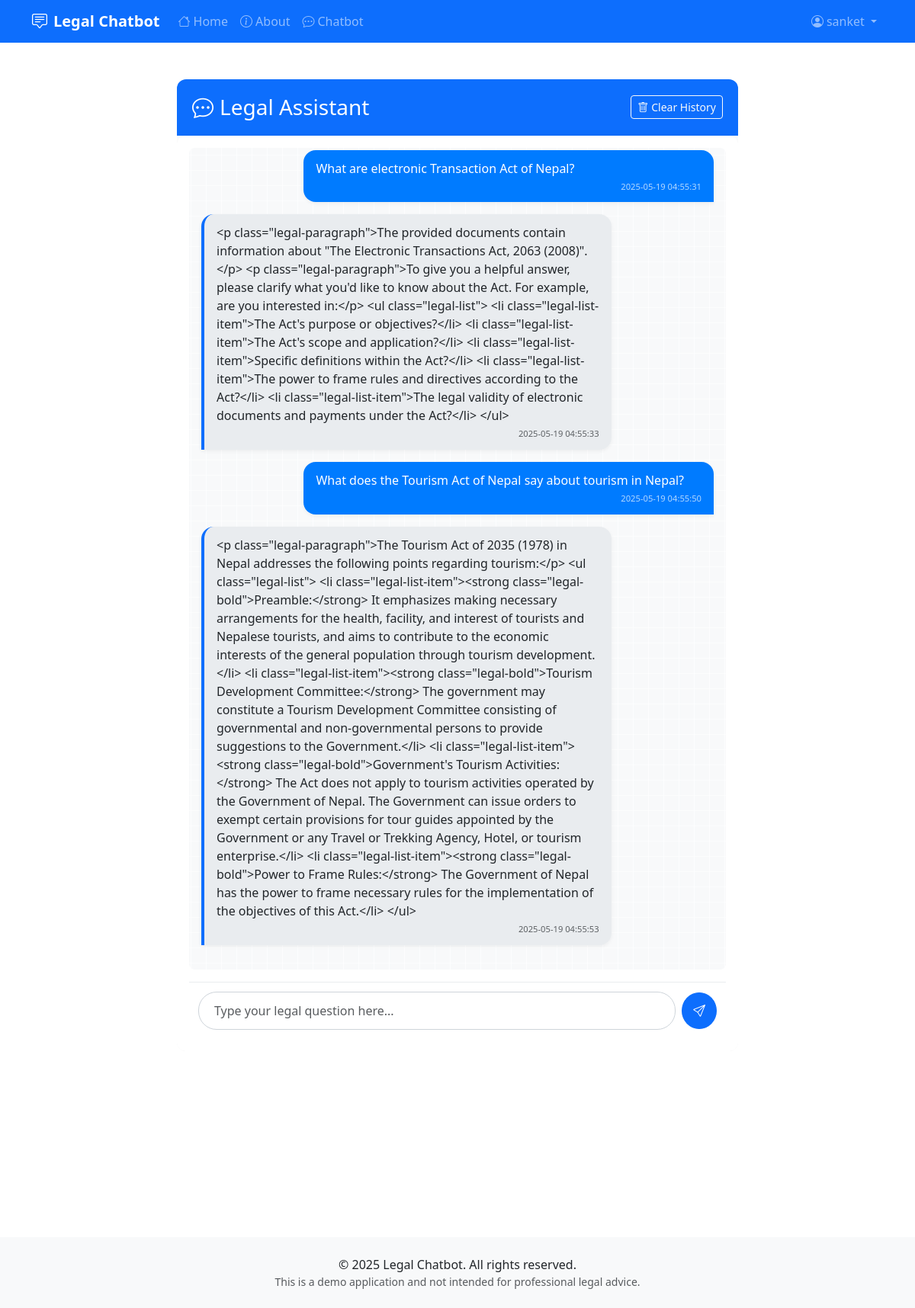
Screenshot of /chatbot (signed in) with the database file from the repository.
### main.py (models this page shows)
class User(Base):
    __tablename__ = "users"
    id = Column(Integer, primary_key=True, index=True)
    username = Column(String, unique=True, index=True)
    email = Column(String, unique=True, index=True)
    hashed_password = Column(String)
    is_active = Column(Boolean, default=True)
    full_name = Column(String, nullable=True)
    phone = Column(String, nullable=True)
    created_at = Column(DateTime, default=datetime.utcnow)
    chat_messages = relationship("ChatMessage", back_populates="user")

class ChatMessage(Base):
    __tablename__ = "chat_messages"
    id = Column(Integer, primary_key=True, index=True)
    user_id = Column(Integer, ForeignKey("users.id"))
    is_user = Column(Boolean, default=True)  # True if message is from user, False if from bot
    message = Column(Text)
    timestamp = Column(DateTime, default=datetime.utcnow)
    user = relationship("User", back_populates="chat_messages")

### main.py (the view)
@app.get("/chatbot", response_class=HTMLResponse)
async def chatbot_page(request: Request, db: Session = Depends(get_db)):
    user = get_cookie_user(request, db)
    if not user:
        return RedirectResponse(url="/login", status_code=status.HTTP_303_SEE_OTHER)
    chat_history = db.query(ChatMessage).filter(ChatMessage.user_id == user.id).order_by(ChatMessage.timestamp).all()
    return templates.TemplateResponse("chatbot.html", {
        "request": request,
        "user": user,
        "chat_history": chat_history,
        "now": datetime.utcnow().strftime('%Y-%m-%d %H:%M:%S')
    })

### templates/chatbot.html (shortened to what this page needs)
{% extends "base.html" %}
{% block extra_css %}
<link rel="stylesheet" href="/static/css/style.css">
{% endblock %}
{% block content %}
<div class="row">
    <div class="col-lg-8 offset-lg-2">
        <div class="card">
            <div class="card-header bg-primary text-white d-flex justify-content-between align-items-center">
                <h3 class="mb-0">
                    <i class="bi bi-chat-dots me-2"></i>Legal Assistant
                </h3>
                <button id="clearHistory" class="btn btn-sm btn-outline-light">
                    <i class="bi bi-trash me-1"></i>Clear History
                </button>
            </div>
            <div class="card-body chat-container">
                <div class="chat-messages" id="chatMessages">
                    {% if not chat_history %}
                    <div class="bot-message message">
                        <div>Hello {{ user.username }}! I'm your legal assistant. How can I help you today?</div>
                        <div class="message-time">{{ now }}</div>
                    </div>
                    {% else %}
                    {% for message in chat_history %}
                    <div class="{% if message.is_user %}user-message{% else %}bot-message{% endif %} message">
                        <div>{{ message.message }}</div>
                        <div class="message-time">{{ message.timestamp.strftime('%Y-%m-%d %H:%M:%S') }}</div>
                    </div>
                    {% endfor %}
                    {% endif %}
                </div>
                <div class="chat-input">
                    <form id="chatForm" class="d-flex">
                        <input type="text" id="userInput" class="form-control me-2" placeholder="Type your legal question here..." required>
                        <button type="submit" class="btn btn-primary">
                            <i class="bi bi-send"></i>
                        </button>
                    </form>
                </div>
            </div>
        </div>
    </div>
</div>
{% endblock %}

### templates/base.html (shortened to what this page needs)
<!DOCTYPE html>
<html lang="en">
<head>
    <link href="https://cdn.jsdelivr.net/npm/bootstrap@5.3.0-alpha1/dist/css/bootstrap.min.css" rel="stylesheet">
    <link href="https://cdn.jsdelivr.net/npm/bootstrap-icons@1.10.0/font/bootstrap-icons.css" rel="stylesheet">
    {% block extra_css %}{% endblock %}
</head>
<body>
    <nav class="navbar navbar-expand-lg navbar-dark bg-primary">
        <div class="container">
            <a class="navbar-brand" href="/">
                <i class="bi bi-chat-square-text me-2"></i>Legal Chatbot
            </a>
            <div class="collapse navbar-collapse" id="navbarNav">
                <ul class="navbar-nav me-auto">
                    <li class="nav-item">
                        <a class="nav-link" href="/"><i class="bi bi-house me-1"></i>Home</a>
                    </li>
                    <li class="nav-item">
                        <a class="nav-link" href="/about"><i class="bi bi-info-circle me-1"></i>About</a>
                    </li>
                    {% if user %}
                    <li class="nav-item">
                        <a class="nav-link" href="/chatbot"><i class="bi bi-chat-dots me-1"></i>Chatbot</a>
                    </li>
                    {% endif %}
                </ul>
                <ul class="navbar-nav">
                    {% if user %}
                    <li class="nav-item dropdown">
                        <a class="nav-link dropdown-toggle" href="#" id="navbarDropdown" role="button" data-bs-toggle="dropdown">
                            <i class="bi bi-person-circle me-1"></i>{{ user.username }}
                        </a>
                    </li>
                    {% endif %}
                </ul>
            </div>
        </div>
    </nav>
    <main class="py-5">
        <div class="container">
            {% block content %}{% endblock %}
        </div>
    </main>
    <footer class="text-center py-4 bg-light">
        <div class="container">
            <p class="mb-0">&copy; 2025 Legal Chatbot. All rights reserved.</p>
            <p class="small text-muted mb-0">This is a demo application and not intended for professional legal advice.</p>
        </div>
    </footer>
</body>
</html>

### static/css/style.css (style rules this page uses)
.chat-container { height: 70vh; display: flex; flex-direction: column; box-shadow: 0 5px 15px rgba(0,0,0,0.1); border-radius: 0.75rem; overflow: hidden; }
.chat-messages { flex: 1; overflow-y: auto; padding: 1.5rem; background-color: #f8f9fa; background-image: linear-gradient(rgba(255,255,255,0.7) 1px, transparent 1px), linear-gradient(90deg, rgba(255,255,255,0.7) 1px, transparent 1px); background-size: 20px 20px; background-position: center center; }
.message { margin-bottom: 1.25rem; padding: 1rem 1.25rem; border-radius: 1.25rem; max-width: 80%; position: relative; box-shadow: 0 2px 5px rgba(0,0,0,0.05); animation: fadeIn 0.3s ease-in-out; transition: transform 0.2s ease; }
.user-message { background-color: #0d6efd; color: white; margin-left: auto; border-bottom-right-radius: 0; }
.bot-message { background-color: white; color: #212529; margin-right: auto; border-bottom-left-radius: 0; border-left: 4px solid #0d6efd; }
.message-time { font-size: 0.7rem; margin-top: 0.5rem; opacity: 0.7; text-align: right; }
.chat-input { margin-top: 1rem; padding: 0.75rem; background-color: #fff; border-top: 1px solid #e9ecef; }
.chat-input form { display: flex; align-items: center; }
.chat-input input { border-radius: 1.5rem; padding: 0.75rem 1.25rem; border: 1px solid #ced4da; transition: all 0.3s ease; }
.chat-input button { border-radius: 50%; width: 3rem; height: 3rem; display: flex; align-items: center; justify-content: center; transition: all 0.3s ease; }
.card { border: none; border-radius: 0.75rem; overflow: hidden; transition: all 0.3s ease; }
.card-header { padding: 1.25rem; border-bottom: none; }
#clearHistory { transition: all 0.3s ease; }

### templates/base.html (style rules this page uses)
body { min-height: 100vh; display: flex; flex-direction: column; }
main { flex: 1; }
.navbar-brand { font-weight: bold; }
footer { margin-top: auto; padding: 1rem 0; background-color: #f8f9fa; }

### templates/chatbot.html (style rules this page uses)
.chat-container { height: 70vh; display: flex; flex-direction: column; }
.chat-messages { flex: 1; overflow-y: auto; padding: 1rem; background-color: #f8f9fa; border-radius: 0.5rem; }
.message { margin-bottom: 1rem; padding: 0.75rem 1rem; border-radius: 1rem; max-width: 80%; position: relative; }
.user-message { background-color: #007bff; color: white; margin-left: auto; border-bottom-right-radius: 0; }
.bot-message { background-color: #e9ecef; color: #212529; margin-right: auto; border-bottom-left-radius: 0; }
.message-time { font-size: 0.7rem; margin-top: 0.25rem; opacity: 0.7; }
.chat-input { margin-top: 1rem; }

### rows the page displays
User: username "sanket"
ChatMessage: message "What are electronic Transaction Act of Nepal?", timestamp "2025-05-19 04:55:31"
ChatMessage: message "<p class=\"legal-paragraph\">The provided documents contain information about \"The Electronic Transactions Act, 2063 (2008)\".</p> <p class=\"legal-paragraph\">To give you a helpful answer, please clarify what you'd like to know about the Act. For example, are you interested in:</p> <ul class=\"legal-list\"> <li class=\"legal-list-item\">The Act's purpose or objectives?</li> <li class=\"legal-list-item\">The Act's scope and application?</li> <li class=\"legal-list-item\">Specific definitions within the Act?</li> <li class=\"legal-list-item\">The power to frame rules and directives according to the Act?</li> <li class=\"legal-list-item\">The legal validity of electronic documents and payments under the…", timestamp "2025-05-19 04:55:33"
ChatMessage: message "What does the Tourism Act of Nepal say about tourism in Nepal?", timestamp "2025-05-19 04:55:50"
ChatMessage: message "<p class=\"legal-paragraph\">The Tourism Act of 2035 (1978) in Nepal addresses the following points regarding tourism:</p> <ul class=\"legal-list\"> <li class=\"legal-list-item\"><strong class=\"legal-bold\">Preamble:</strong> It emphasizes making necessary arrangements for the health, facility, and interest of tourists and Nepalese tourists, and aims to contribute to the economic interests of the general population through tourism development.</li> <li class=\"legal-list-item\"><strong class=\"legal-bold\">Tourism Development Committee:</strong> The government may constitute a Tourism Development Committee consisting of governmental and non-governmental persons to provide suggestions to the…", timestamp "2025-05-19 04:55:53"
